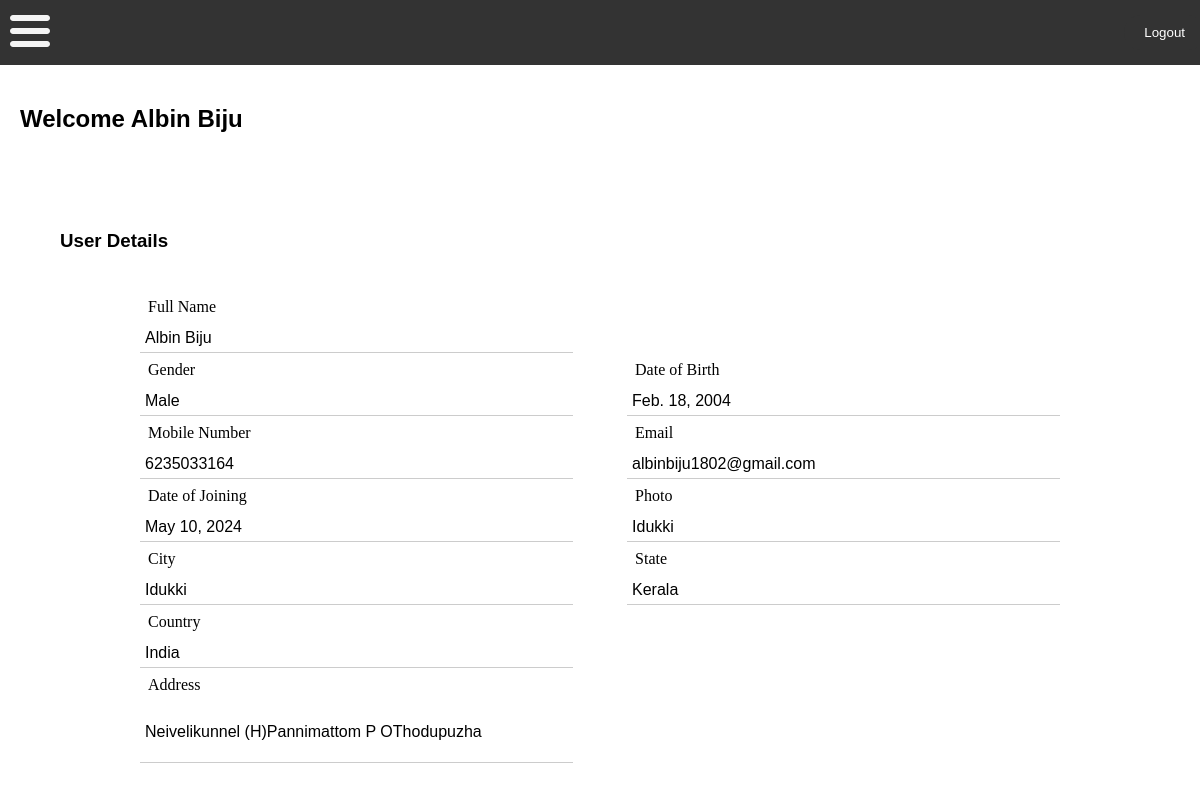
Screenshot of /profile/ (signed in) with the database file from the repository.
### User/models.py (models this page shows)
class userprofile(models.Model):
    user = models.OneToOneField(User, null=True, on_delete=models.CASCADE)
    name = models.CharField(max_length=50)
    gender = models.CharField(max_length=50)
    dob = models.DateField()
    mobile =  models.CharField(max_length=50)
    email = models.EmailField(max_length=50,unique=True)
    doj = models.DateField()
    image = models.ImageField(upload_to='profile_pics',default='User_Icon.png')
    city = models.CharField(max_length=50)
    state = models.CharField(max_length=50)
    country = models.CharField(max_length=50)
    address = models.CharField(max_length=50)

### User/views.py (the view)
# urls.py: path('profile/', views.profile, name="profile"),
@login_required(login_url='loginpage')
def profile(request):
    if request.user.is_authenticated:
        user_profile = userprofile.objects.get(user=request.user)
        return render(request, 'User/profile.html', {'user_profile': user_profile})
    else:
        return redirect('loginpage')

### templates/User/profile.html (shortened to what this page needs)
{% extends 'userpage.html' %}
{% load static %}
{% block content %}
    <link rel="stylesheet" href="{% static 'User/profile.css' %}">
    <h2>Welcome {{user_profile.name}}</h2>
    <main class="main_content">
        <section class="content" >
            <button type="submit" class="editProfileBtn" hidden>Edit Profile</button><br>
            <h3>User Details</h3>
            <section id="data">
                <table>
                    <tr>
                        <td><label>Full Name</label></td>
                        <td class="blank"></td>
                    </tr>
                    <tr>
                        <td class="data">{{ user_profile.name }}</td>
                        <td class="blank"></td>
                    </tr>
                    <tr>
                        <td><label>Gender</label></td>
                        <td class="blank"></td>
                        <td><label>Date of Birth</label></td>
                    </tr>
                    <tr>
                        <td class="data">{{ user_profile.gender }}</td>
                        <td class="blank"></td>
                        <td class="data">{{ user_profile.dob }}</td>
                    </tr>
                    <tr>
                        <td><label>Mobile Number</label></td>
                        <td class="blank"></td>
                        <td><label>Email</label></td>
                    </tr>
                    <tr>
                        <td class="data">{{ user_profile.mobile }}</td>
                        <td class="blank"></td>
                        <td class="data">{{ user_profile.email }}</td>
                    </tr>
                    <tr>
                        <td><label>Date of Joining</label></td>
                        <td class="blank"></td>
                        <td><label>Photo</label></td>
                    </tr>
                    <tr>
                        <td class="data">{{ user_profile.doj }}</td>
                        <td class="blank"></td>
                        <td class="data">{{ user_profile.city }}</td>
                    </tr>
                    <tr>
                        <td><label>City</label></td>
                        <td class="blank"></td>
                        <td><label>State</label></td>
                    </tr>
                    <tr>
                        <td class="data">{{ user_profile.city }}</td>
                        <td class="blank"></td>
                        <td class="data">{{ user_profile.state }}</td>
                    </tr>
                    <tr>
                        <td><label>Country</label></td>
                        <td class="blank"></td>
                    </tr>
                    <tr>
                        <td class="data">{{ user_profile.country }}</td>
                        <td class="blank"></td>
                    </tr>
                    <tr>
                        <td><label>Address</label></td>
                        <td class="blank"></td>
                    </tr>
                    <tr>
                        <td class="data"><p>{{ user_profile.address }}</p></td>
                    </tr>
                </table>
            </section>
            <div class="changeBtn">
            </div>
        </section>
    </main>
{% endblock content %}

### static/pagedesign.css (style rules this page uses)
body { font-family: Arial, sans-serif; margin: 0; padding: 0; }
.content { margin-left: 0; padding: 20px; }

### static/User/profile.css (style rules this page uses)
h3 { padding: 20px; }
table { border-collapse: collapse; width: 100%; margin: 0px, 100px; }
th, td { width: 40%; padding: 8px; text-align: left; font-family: Georgia, 'Times New Roman', Times, serif; }
.blank { width: 5%; }
.changeBtn { padding: 15px; text-align: center; }
#data { padding: 0px 100px; }
.data { display: flex; border: none; border-bottom: 1px solid #ccc; width: 100%; box-sizing: border-box; padding: 5px; margin: 0; outline: none; background: transparent; font-family: Arial, Helvetica, sans-serif; }

### rows the page displays
userprofile: name "Albin Biju", gender "Male", dob "Feb. 18, 2004", mobile "6235033164", email "albinbiju1802@gmail.com", doj "May 10, 2024", city "Idukki", state "Kerala", country "India", address "Neivelikunnel (H)Pannimattom P OThodupuzha"
